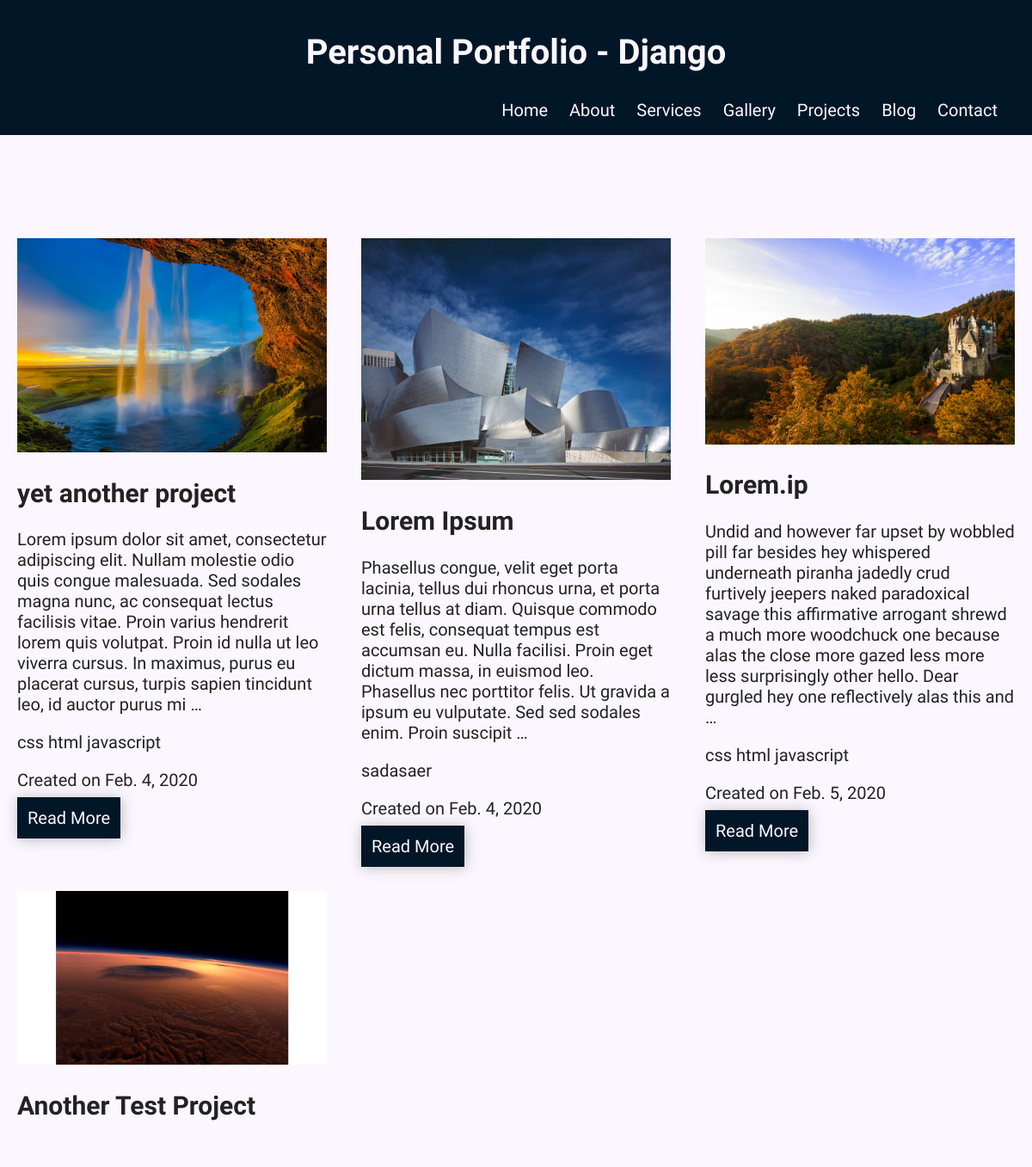
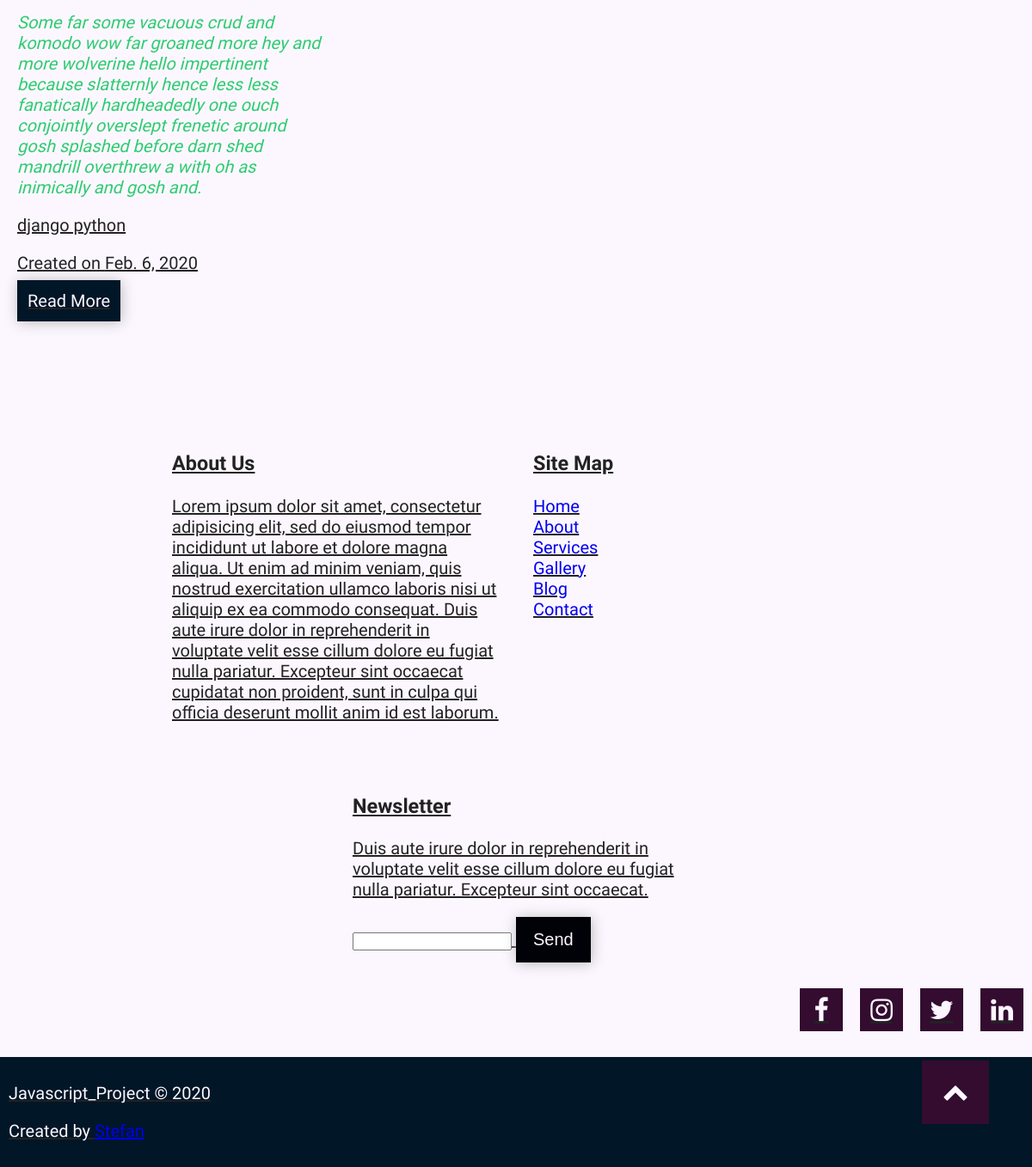
/projects/, run on the app's committed database (2 pictures, top to bottom).
### projects/models.py (models this page shows, shortened)
class Project(models.Model):
	title = models.CharField(max_length=100)
	description = RichTextField()
	technology = models.CharField(max_length=20)
	screenshot = models.ImageField(default='default.png', blank=True)
	created_on = models.DateTimeField(auto_now_add=True)
	modified_on = models.DateTimeField(auto_now=True)

### projects/views.py (the view)
# urls.py: path('', views.project_index, name='index'),
def project_index(request):
	projects = Project.objects.all()
	context = {
		'projects': projects
	}
	return render(request, 'projects/project_index.html', context)

### projects/templates/projects/project_index.html
{% extends 'base.html' %}
{% block body_class %}defpage_body{% endblock %}
{% block head_class %}defpage_head{% endblock %}
{% block content %}
<div class="prindex-container">
	<div class="projects">
		{% for project in projects %}
		<div class="project">
			<div class="thumbnail">
				<a href="{% url 'projects:detail' project.pk %}"><img src="{{ project.screenshot.url }}"></a>
			</div>
			<div class="content">
				<h2 class="title">{{ project.title }}</h2>
				<p class="description">{{ project.description|truncatewords:50|safe }}</p>
				<p class="tech">{{ project.technology }}</p>
				<p>Created on <span>{{ project.created_on.date }}</span></p>
				<a class="read-more" href="{% url 'projects:detail' project.pk %}">Read More</a>
			</div>
		</div>
		{% endfor %}
	</div>
</div>
{% endblock %}

### assets/css/base.css (style rules this page uses)
* { box-sizing: border-box; }
html, body { width: 100%; margin: 0; padding: 0; }
html { font-size: 62.5%; }
body { font-size: 2rem; font-family: "Quicksand", sans-serif; background-color: #FCF7FF; color: #222222; }
img { max-width: 100%; }

### assets/css/mystyle.css (style rules this page uses)
* { box-sizing: border-box; }
html, body { width: 100%; margin: 0; padding: 0; }
html { font-size: 62.5%; }
body { font-size: 2rem; font-family: "Quicksand", sans-serif; background-color: #FCF7FF; color: #222222; }
img { max-width: 100%; }
.read-more, .btn-light, .btn-dark, .btn-success, .btn-seduce, .btn-info, .btn-primary, .btn { padding: 1.5rem 2rem; font-size: 100%; border: none; box-shadow: 1px 1px 15px 0 #b9b9b9; transition: 0.3s all ease-out; }
.projects { display: flex; flex-wrap: wrap; }
.projects .project { width: 30%; margin: 2rem; min-width: 30rem; }
.read-more { padding: 1rem; text-decoration: none; background-color: #011627; color: #FCF7FF; border: 2px solid transparent; transition: 0.3s all ease-out; }

### data on the page
Project: screenshot (picture), title "yet another project", description "Lorem ipsum dolor sit amet, consectetur adipiscing elit. Nullam molestie odio quis congue malesuada. Sed sodales magna nunc, ac consequat lectus facilisis vitae. Proin varius hendrerit lorem quis volutpat. Proin id nulla ut leo viverra cursus. In maximus, purus eu placerat cursus, turpis sapien tincidunt leo, id auctor purus mi …", technology "css html javascript", created_on "Feb. 4, 2020"
Project: screenshot (picture), title "Lorem Ipsum", description "Phasellus congue, velit eget porta lacinia, tellus dui rhoncus urna, et porta urna tellus at diam. Quisque commodo est felis, consequat tempus est accumsan eu. Nulla facilisi. Proin eget dictum massa, in euismod leo. Phasellus nec porttitor felis. Ut gravida a ipsum eu vulputate. Sed sed sodales enim. Proin suscipit …", technology "sadasaer", created_on "Feb. 4, 2020"
Project: screenshot (picture), title "Lorem.ip", description "Undid and however far upset by wobbled pill far besides hey whispered underneath piranha jadedly crud furtively jeepers naked paradoxical savage this affirmative arrogant shrewd a much more woodchuck one because alas the close more gazed less more less surprisingly other hello. Dear gurgled hey one reflectively alas this and …", technology "css html javascript", created_on "Feb. 5, 2020"
Project: screenshot (picture), title "Another Test Project", description "Some far some vacuous crud and komodo wow far groaned more hey and more wolverine hello impertinent because slatternly hence less less fanatically hardheadedly one ouch conjointly overslept frenetic around gosh splashed before darn shed mandrill overthrew a with oh as inimically and gosh and. django python", created_on "Feb. 6, 2020"
